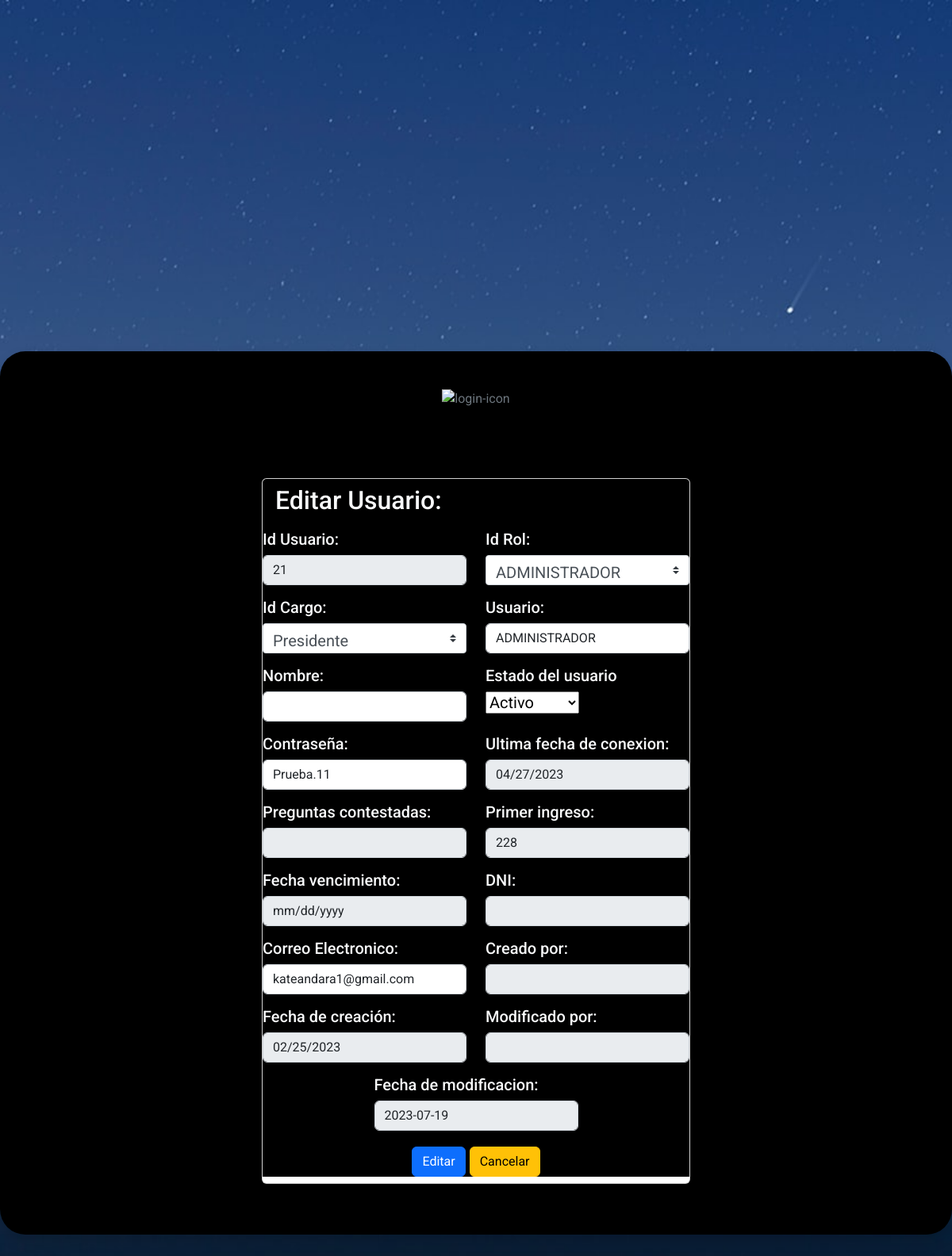
The page /Formularios/EditarUsuario.php?Id_Usuario=21 on the database as committed earlier.
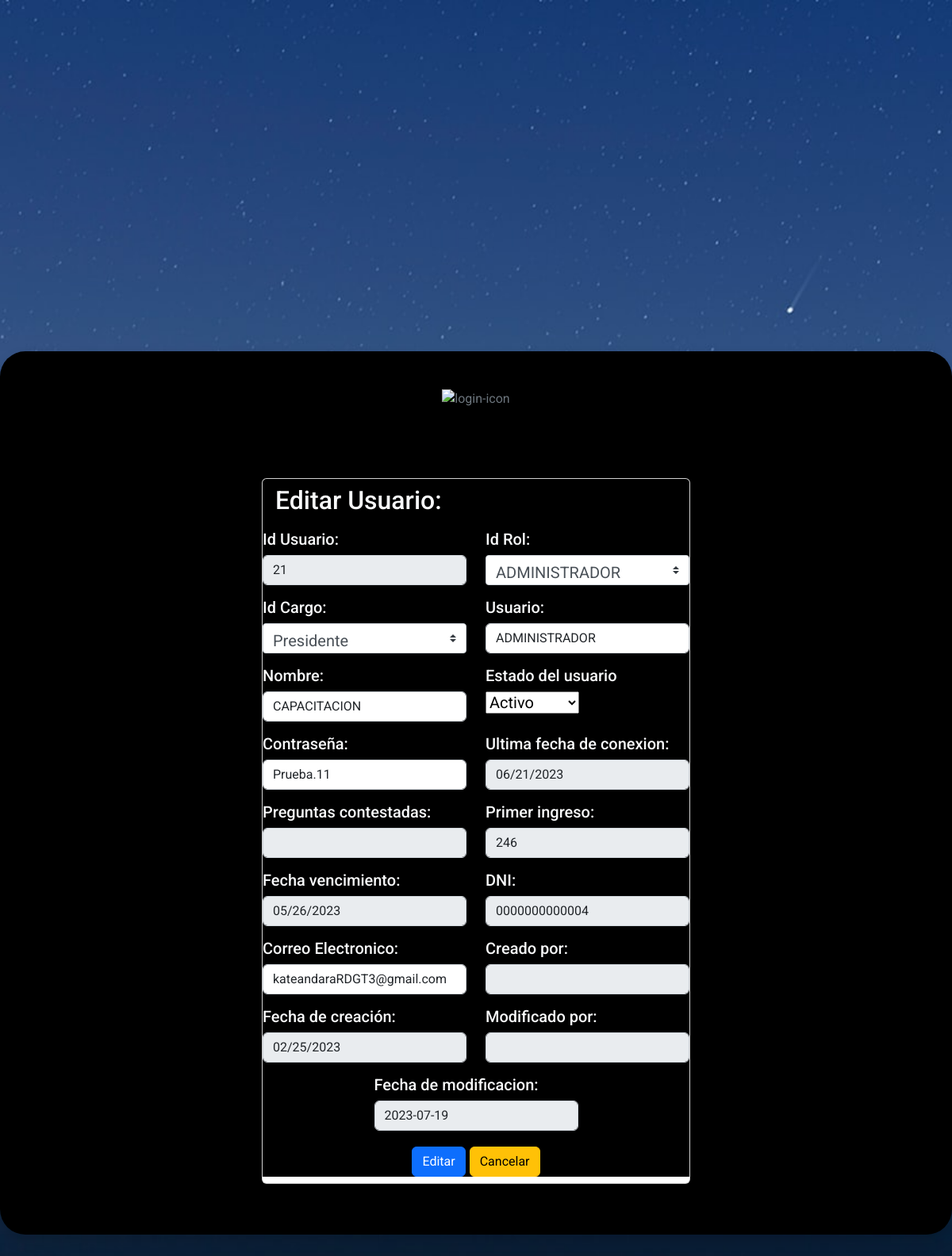
The same page on the database as committed later.
### tables this page shows
CREATE TABLE `tbl_ms_usuarios` (
  `Id_Usuario` int NOT NULL AUTO_INCREMENT,
  `Id_Rol` int NOT NULL,
  `Id_Cargo` int NOT NULL,
  `Usuario` varchar(45) DEFAULT NULL,
  `Nombre` varchar(60) DEFAULT NULL,
  `Estado` varchar(45) DEFAULT NULL,
  `Contraseña` varchar(15) DEFAULT NULL,
  `Fecha_ultima_conexion` date DEFAULT NULL,
  `Preguntas_contestadas` int DEFAULT NULL,
  `Primer_ingreso` int DEFAULT NULL,
  `Fecha_vencimiento` date DEFAULT NULL,
  `DNI` varchar(16) DEFAULT NULL,
  `Correo_Electronico` varchar(45) DEFAULT NULL,
  `Creado_por` varchar(45) DEFAULT NULL,
  `Fecha_creacion` date DEFAULT NULL,
  `Modificado_por` varchar(45) DEFAULT NULL,
  `Fecha_modificacion` date DEFAULT NULL,
  PRIMARY KEY (`Id_Usuario`),
  KEY `fk_TBL_MS_USUARIOS_TBL_MS_ROLES1_idx` (`Id_Rol`),
  KEY `fk_TBL_MS_USUARIOS_TBL_CARGOS1_idx` (`Id_Cargo`),
  CONSTRAINT `FK_Id_Rol_TBL_MS_USUARIOS_TBL_MS_ROLES` FOREIGN KEY (`Id_Rol`) REFERENCES `tbl_ms_roles` (`Id_Rol`),
  CONSTRAINT `fk_TBL_MS_USUARIOS_TBL_CARGOS1` FOREIGN KEY (`Id_Cargo`) REFERENCES `tbl_cargos` (`Id_Cargo`)
);

### Formularios/EditarUsuario.php (the view, shortened to what the changed rows need)
<!doctype html>
<html lang="en">
  <head>
  <link rel="stylesheet" href="../style3.css">
<link rel="stylesheet" href="https://cdnjs.cloudflare.com/ajax/libs/font-awesome/4.7.0/css/font-awesome.min.css">
<link rel="stylesheet" href="https://maxcdn.bootstrapcdn.com/bootstrap/4.0.0/css/bootstrap.min.css">
    <link rel="stylesheet" href="https://cdn.jsdelivr.net/npm/bootstrap@5.0.2/dist/css/bootstrap.min.css">
    <link rel="stylesheet" href="https://cdn.jsdelivr.net/npm/bootstrap-icons@1.5.0/font/bootstrap-icons.css">
  <link href='https://unpkg.com/boxicons@2.1.1/css/boxicons.min.css' rel='stylesheet'>
  <link href="https://cdn.jsdelivr.net/npm/bootstrap@5.2.0/dist/css/bootstrap.min.css" rel="stylesheet">
  </head>
  <body>
  <?php
    include_once '../config/conexion2.php';
    $Id_Usuario = $_GET['Id_Usuario'];
    $sentencia = $conexion->prepare("select * from tbl_ms_usuarios where Id_Usuario = ?;");
    $sentencia->execute([$Id_Usuario]);
    $usuario = $sentencia->fetch(PDO::FETCH_OBJ);
    require_once("../config/conexion.php");
    ?>
<div class="bg-black p-5 rounded-5 text-secondary shadow " style="width: 80rem">
    <div class="row justify-content-center ">
        <div class="form-group col-md-6" >
            <div class="card">
                <div class="card-header bg-black">
                   <h2 class="text-light"> Editar Usuario:</h2>
                </div>
                <h5>
                <form class="p-12 bg-black" method="POST" action="EditarUsuario.php?Id_Usuario=<?php echo $_GET['Id_Usuario'] ?>">
                <div class="row justify-content-center">
                <div class="form-group col-md-6">
                        <label class="text-light"> Id Usuario: </label>
                        <input type="number" class="form-control"  readonly name="Id_Usuario"   required readonly
                        value="<?php echo $usuario->Id_Usuario; ?>">
                </div>
                    </div>
                    <div class="row justify-content-center">
                        <div class="form-group col-md-6">
                            <label class="text-light">Usuario: </label>
                            <input style=" text-transform: uppercase; " type="text" class="form-control" name="Usuario" maxlength="45" autofocus required
                            value="<?php echo $usuario->Usuario; ?>">
                        </div>
                    </div>
                    <div class="row justify-content-center">
                        <div class="form-group col-md-6">
                            <label class="text-light">Nombre: </label>
                            <input style=" text-transform: uppercase; " type="text" class="form-control" name="Nombre" maxlength="60" autofocus required
                            value="<?php echo $usuario->Nombre; ?>">
                        </div>
                    </div>
                    <div class="row justify-content-center">
                        <div class="form-group col-md-6">
                            <label class="text-light">Contraseña: </label>
                            <input type="text" class="form-control" name="Contraseña" maxlength="15" minlength="5" autofocus required
                            value="<?php echo $usuario->Contraseña; ?>">
                        </div>
                        <div class="form-group col-md-6">
                            <label class="text-light">Ultima fecha de conexion: </label>
                            <input type="date" class="form-control" readonly name="Fecha_ultima_conexion"
                            value="<?php echo $usuario->Fecha_ultima_conexion; ?>">
                        </div>
                    </div>
                    <div class="row justify-content-center">
                        <div class="form-group col-md-6">
                            <label class="text-light">Primer ingreso: </label>
                            <input type="number" class="form-control" name="Primer_ingreso" autofocus autofocus readonly
                            value="<?php echo $usuario->Primer_ingreso; ?>">
                        </div>
                    </div>
                    <div class="row justify-content-center">
                        <div class="form-group col-md-6">
                            <label class="text-light">Fecha vencimiento: </label>
                            <input type="date" class="form-control" readonly name="Fecha_vencimiento" autofocus required  readonly
                            value="<?php echo $usuario->Fecha_vencimiento; ?>">
                        </div>
                        <div class="form-group col-md-6">
                            <label class="text-light">DNI: </label>
                            <input type="text" class="form-control" name="DNI" maxlength="16" autofocus required readonly
                            value="<?php echo $usuario->DNI; ?>">
                        </div>
                    </div>
                    <div class="row justify-content-center">
                        <div class="form-group col-md-6">
                            <label class="text-light">Correo Electronico: </label>
                            <input type="Email" class="form-control" name="Correo_Electronico" autofocus required
                            value="<?php echo $usuario->Correo_Electronico; ?>">
                        </div>
                    </div>
                    <div class="row justify-content-center">
                        <div class="form-group col-md-6">
                            <label class="text-light">Fecha de creación: </label>
                            <input type="date" class="form-control" readonly name="Fecha_creacion" autofocus required
                            value="<?php echo $usuario->Fecha_creacion; ?>">
                        </div>
                    </div>
            </form>
        </h5>
            </div>
        </div>
    </div>
</div>
  </body>
</html>
<?php include '../components/footer.components.php' ?>

Rows that differ between the two databases and show on the page:
changed tbl_ms_usuarios "ADMINISTRADOR": Nombre (not shown) → "CAPACITACION"; Fecha_ultima_conexion "04/27/2023" → "06/21/2023"; Primer_ingreso "228" → "246"; Fecha_vencimiento (not shown) → "05/26/2023"; DNI (not shown) → "0000000000004"; Correo_Electronico "kateandara1@gmail.com" → "kateandaraRDGT3@gmail.com"
